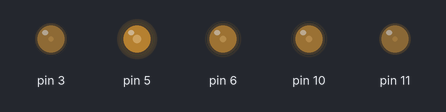
A sketch run on a simulated Arduino Uno, built with avr-gcc and run on an emulated ATmega328P. Shown: output pins drawn as LEDs (lit = HIGH). Random numbers use the default seed unless the sketch sets one.

Above: at 0.15 s.
At 5.95 s:
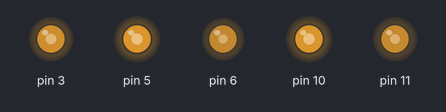
At 9.29 s:
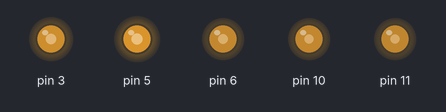
At 18.15 s:
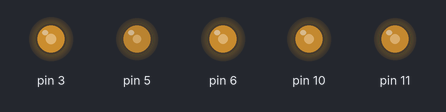
At 26.49 s:
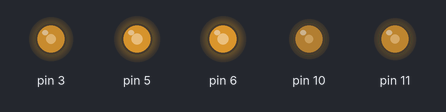
At 38.03 s:
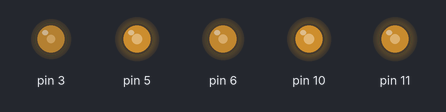
Timing chart, 0 to 40.0 s (numbered marks = the images above):
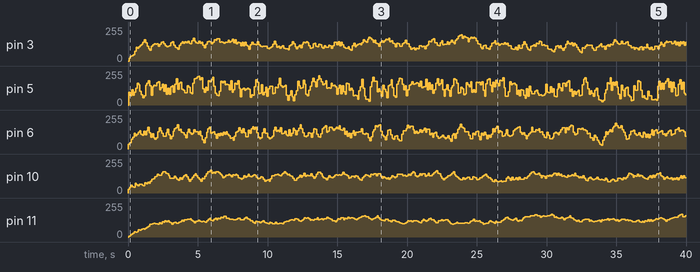

The sketch:

flickering-flame.ino
```cpp
// (licence header left out)
// analogWrite is available on  pins 3, 5, 6, 9, 10, and 11
class Flame
{
  public:
    void setup(int pin, int alpha = 20, int delay = 100);
    void flicker();

  private:
    int _pin;
    int _brightness = 0;  // soft start
    int _oldBrightness = 0;
    int _updateDelay;
    unsigned long _nextUpdate;
    int _alpha; // filter coefficient (0..100). Low means slow changes
};


void Flame::setup(int pin, int alpha, int delay) {
  constrain(alpha, 0, 100);
  _pin = pin;
  _alpha = alpha;
  _updateDelay = delay;
  // random first upate to prevent multiple flames looking synchronous
  _nextUpdate  = millis() + random(_updateDelay);
}

void Flame::flicker() {
  if (millis() >= _nextUpdate) {
    _nextUpdate += _updateDelay;
    _brightness = random(0, 255);
    // low pass filter the brightness changes
    _brightness = (_alpha * _brightness + (100 - _alpha) * _oldBrightness) / 100;
    _oldBrightness = _brightness;
    analogWrite(_pin, _brightness);
  }
}

Flame flame10;
Flame flame11;
Flame flame3;
Flame flame5;
Flame flame6;

void setup() {
  flame10.setup(10,15);
  flame11.setup(11,10);
  flame3.setup(3,20);
  flame5.setup(5,50);
  flame6.setup(6,30);
}

// the loop function runs over and over again forever
void loop() {
  flame10.flicker();
  flame11.flicker();
  flame3.flicker();
  flame5.flicker();
  flame6.flicker();
}
```

Measured:
- by itself, pin 5: 0/255 → 94/255 at 0.06 s, → 70/255 0.10 s later, → 115/255 0.10 s later, → 73/255 0.10 s later, … (396 changes in this stretch)
- by itself, pin 6: 0/255 → 34/255 at 0.03 s, → 47/255 0.10 s later, → 75/255 0.10 s later, → 89/255 0.10 s later, … (394 changes in this stretch)
- by itself, pin 10: 0/255 → 29/255 at 0.01 s, → 42/255 0.10 s later, → 57/255 0.10 s later, → 48/255 0.10 s later, … (386 changes in this stretch)
- by itself, pin 11: 0/255 → 6/255 at 0.05 s, → 15/255 0.10 s later, → 21/255 0.10 s later, → 30/255 0.10 s later, … (379 changes in this stretch)
